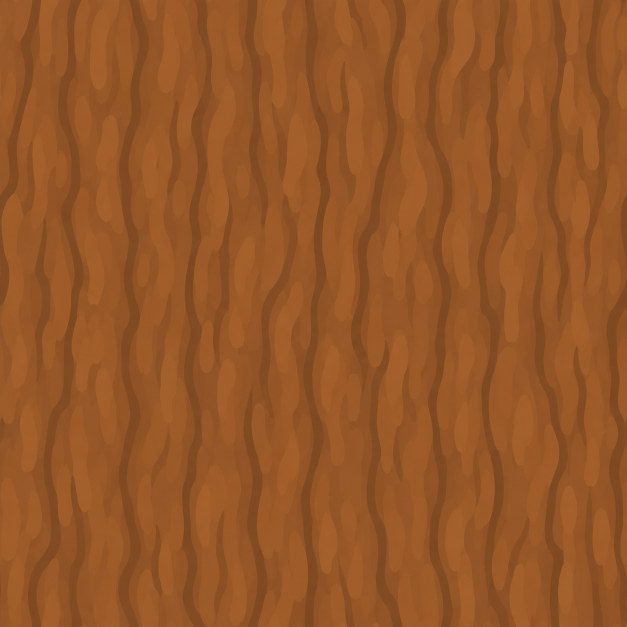
#> input picture art/tex/src/bark.png, 1254 x 1254 px (shown at 1/2 size)
$ python -i prep.py   (imports and definitions only)
#> lines starting #> are read from the running program, lines starting #| are printed output that depends on the picture
"""Текстуры карты: art/tex/src/<имя>.png (Codex) -> assets/tex/<имя>.webp 512 px.

Шов: сравниваем разницу на стыке (последний столбец/строка с первым) с обычной разницей соседних пикселей.
Если стык заметно резче (> SEAM_MAX раз) — делаем бесшовной: смесь картинки с её копией, сдвинутой на половину,
маска 1 в центре и 0 у краёв. У сдвинутой копии края непрерывны, а её собственный шов в центре — под весом 0.
planks (ящик) не трогаем: там рамка по краю, картинка на всю грань, а не плитка.

  python art/tex/prep.py            # все
  python art/tex/prep.py grass dirt # выбранные
"""
import sys
from pathlib import Path

import numpy as np
from PIL import Image

ROOT = Path(__file__).resolve().parents[2]
SRC, OUT = ROOT / 'art/tex/src', ROOT / 'assets/tex'
SIZE, SEAM_MAX = 512, 1.6
NO_TILE = {'planks', 'wood', 'sandstone'}   # sandstone: кладка и так стыкуется, сглаживание рвёт швы; wood: доска ровно по краю — «шов» ложный, сглаживание двоило линию


def seam_ratio(a: np.ndarray) -> float:
    inner_x = np.abs(a[:, 1:] - a[:, :-1]).mean()
    inner_y = np.abs(a[1:] - a[:-1]).mean()
    seam_x = np.abs(a[:, 0] - a[:, -1]).mean()
    seam_y = np.abs(a[0] - a[-1]).mean()
    return max(seam_x / inner_x, seam_y / inner_y)


def make_tileable(a: np.ndarray) -> np.ndarray:
    h, w = a.shape[:2]
    rolled = np.roll(np.roll(a, h // 2, 0), w // 2, 1)
    yy = 1 - np.abs(np.linspace(-1, 1, h))[:, None]
    xx = 1 - np.abs(np.linspace(-1, 1, w))[None, :]
    m = np.clip(np.minimum(yy, xx) * 3, 0, 1)[..., None]   # плато в центре, переход у краёв
    return a * m + rolled * (1 - m)


def main(names):
#> called with names = 'src/bark.png'
    OUT.mkdir(parents=True, exist_ok=True)
    for p in sorted(SRC.glob('*.png')):
        if names and p.stem not in names:
            continue
        im = Image.open(p).convert('RGB')
#> im is the input picture: PIL image 1254x1254 RGB; mean R, G, B 149.3, 86.3, 39.1
        s = min(im.size)
#> s = 1254
        im = im.crop(((im.width - s) // 2, (im.height - s) // 2, (im.width + s) // 2, (im.height + s) // 2)).resize((SIZE, SIZE), Image.LANCZOS)
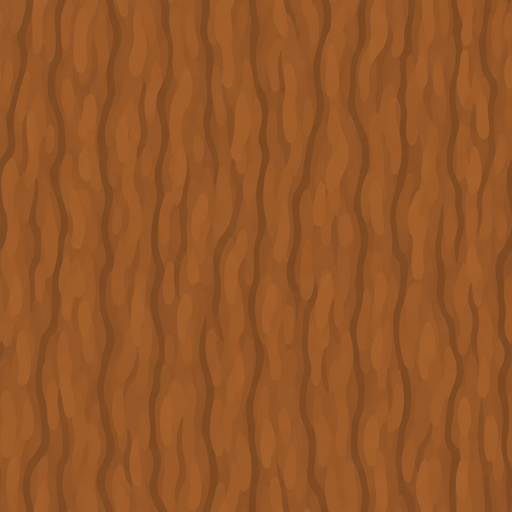
#> im: PIL image 512x512 RGB; mean R, G, B 149.3, 86.3, 39.1
        a = np.asarray(im, dtype=np.float32)
        r = seam_ratio(a)
#> in seam_ratio, `inner_x = np.abs(a[:, 1:] - a[:, :-1]).mean()`: inner_x = 1.5
#> in seam_ratio, `inner_y = np.abs(a[1:] - a[:-1]).mean()`: inner_y = 0.617
#> in seam_ratio, `seam_x = np.abs(a[:, 0] - a[:, -1]).mean()`: seam_x = 2.42
#> in seam_ratio, `seam_y = np.abs(a[0] - a[-1]).mean()`: seam_y = 1.68
#> r = 2.73
        fixed = ''
        if p.stem not in NO_TILE and r > SEAM_MAX:
            a = make_tileable(a)
#> in make_tileable, `rolled = np.roll(np.roll(a, h // 2, 0), w // 2, 1)`:
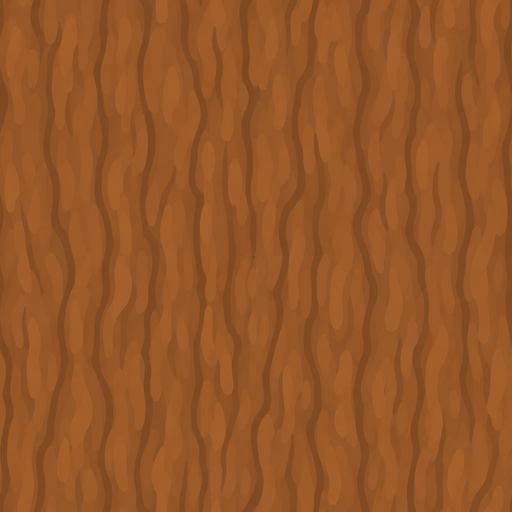
#> rolled: shape (512, 512, 3) float32; mean R, G, B 149.3, 86.3, 39.1
#> in make_tileable, `return a * m + rolled * (1 - m)`:
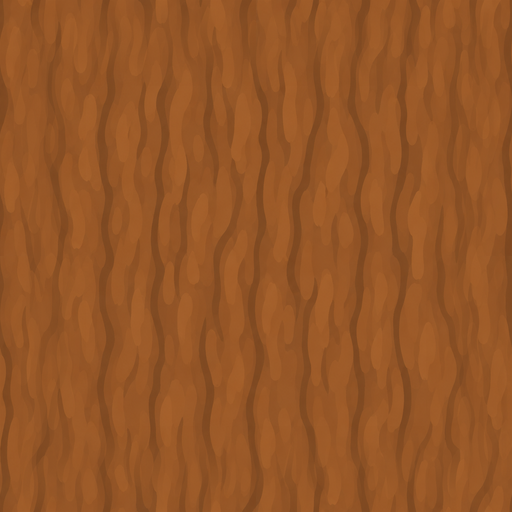
#> returned value: shape (512, 512, 3) float64; mean of channels 0, 1, 2 149.4, 86.2, 39.1; drawn as R, G, B
            fixed = f' -> {seam_ratio(a):.2f} (сглажен)'
#> fixed = ' -> 1.99 (сглажен)'
        Image.fromarray(np.clip(a, 0, 255).astype(np.uint8)).save(OUT / f'{p.stem}.webp', quality=86, method=6)
        print(f'{p.stem}: шов {r:.2f}{fixed}, {(OUT / f"{p.stem}.webp").stat().st_size // 1024} КБ')
#| bark: шов 2.73 -> 1.99 (сглажен), 10 КБ


# [2 lines not run here, left out]

>>> result = main('src/bark.png')
